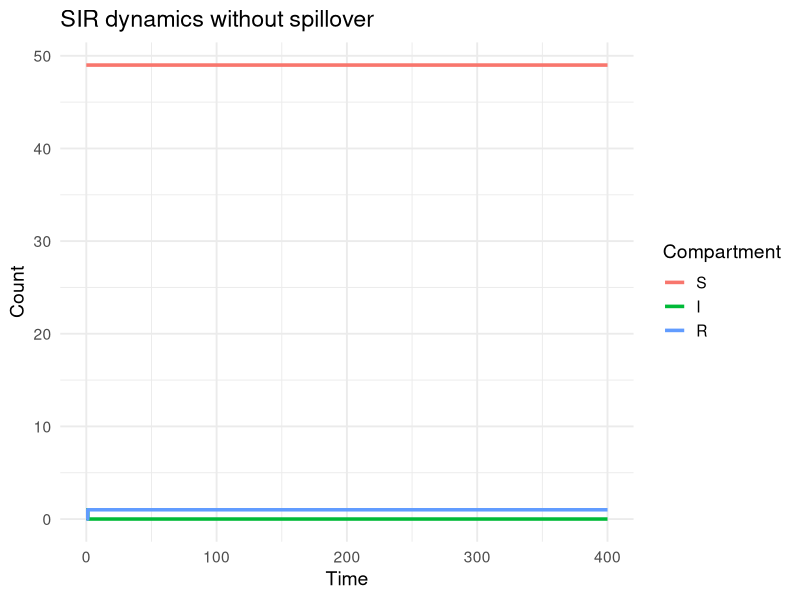

Generate this figure with R: (Note: this script raises an error after producing the figure.)

## Stochastic SIR simulation with spillover introductions
## Clinic on the Meaningful Modeling of Epidemiological Data
## International Clinics on Infectious Disease Dynamics and Data (ICI3D) Program
#
## Rebecca Borchering 2015 & 2018
## Reshma Kassanjee 2025
## Some Rights Reserved
## CC BY-NC 3.0 (http://creativecommons.org/licenses/by-nc/3.0/)

# In this tutorial you will use a Gillespie algorithm 
# implementation of an SIR model to explore the impact of
# introducing spillover infection events. 

# You will be asked to extend code - though we provide example
# solutions, we encourage you take the time to first try!  

library(tidyverse)

## PART 1: SIR 
## --------------------------------------------------------------------

# Context: We begin with a closed population of animals, with infection
# modelled to spread as per a stochastic SIR model. 

# Take some time to understand the implementation below. 

# Compartments:
# (S,I,R) = (susceptible, infectious, removed)

# Transitions:
# Event                           Change        	  	Rate
# Infection (S)                   (S,I,R)->(S-1,I+1,R)        	beta*I*S/N
# Recovery/Removal (I)            (S,I,R)->(S,I-1,R+1)         	gamma*I

## Function to step forward in time to next event and update states:

event_sir <- function(time, S, I, R, params, t_end, count.inf) {
  with(as.list(params), {
    N <- S+I+R
    
    rates <- c(
      infect = beta * I * S / N,
      recover = gamma * I
    )
    
    total_rate <- sum(rates)
    
    if (total_rate == 0) {
      
      event_time <- t_end
      
    } else {
      
      event_time <- time + rexp(1, total_rate)
      event_type <- sample(c("Infect", "Recover"), 1, prob = rates / total_rate)
      
      switch(event_type,
             "Infect" = {
               S <- S - 1
               I <- I + 1
               count.inf = count.inf+1
             },
             "Recover" = {
               I <- I - 1
               R <- R + 1
             })
    }
    
    return(data.frame(time = event_time, S = S, I = I, R = R, count.inf = count.inf))
  })
}

## Function to simulate states from time 0 to t_end:

simulate_sir <- function(t_end, y, params) {
  with(as.list(y), {
    
    count.inf <-  I
    ts <- data.frame(time = 0, S = S, I = I, R = R, count.inf = I)
    next_event <- ts
    
    while (next_event$time < t_end) {
      next_event <- event_sir(next_event$time, next_event$S, next_event$I, next_event$R, params, t_end, count.inf)
      ts <- rbind(ts, next_event)
    }
    
    return(ts)
  })
}

## Run the model for specified inputs:

pop <- 50                                 	# population size
params <- c(beta = 0.3, gamma = 0.1)    	# parameter values
final_time <- 400                       	# end time
y0 <- c(S = pop - 1, I = 1, R = 0)        	# initial state

ts1 <- simulate_sir(final_time, y0, params)

## And plot:

ts1_long <- (ts1 
             |> pivot_longer(cols = c(S, I, R), names_to = "Compartment", values_to = "count")
             |> mutate(Compartment = factor(Compartment, levels = c('S','I','R')))
)

ggplot(ts1_long, aes(x = time, y = count, color = Compartment)) +
  geom_step(linewidth = 1.2) +
  labs(title = "SIR dynamics without spillover", y = "Count", x = "Time") +
  theme_minimal(base_size = 14)

# Generate the data and produce the plot multiple times, by running the relevant
# lines above. What do you see?

## PART 2: SIR with spillover
## --------------------------------------------------------------------

# We now introduce the possibility of infections occurring in the
# population due to other exposures - for example, due to infected animals
# in some other maintenance population briefly entering the territory. 

# TASK 1: Make a copy of all the code presented for part 1 and modify it to 
# introduce spillover events - ADDCODE
# make functions event_sirspill and simulate_sirspill.
# More specifically, assume that, in addition to the transmission already 
# occurring, there is an additional rate of infection of susceptibles of 
# lambda*S/N (total rate). Here lambda is the rate at which, for example,
# animals from outside of the population manage to make contact 
# with animals in our population of interest. 

# When you are ready, scroll down to the bottom of the tutorial to find an
# example solution, and then move onto the next parts of the tutorial using it.

# Here are some hints if needed: 
#   Update the list of '## Transitions'
#   In the function event_sirspill, include a third event type 'Spillover'
#   Also try to include a counter for spillovers (count.spillovers) - 
#     this may prove handy if you get time to explore. 
#   To run the model, think about whether any of the inputs needs to change.


## PART 3: Explore patterns
## --------------------------------------------------------------------

# Let's compare outputs for different parameter values. .

# To make this easier, let's write a function that plots I over time,
#   showing several different possible trajectories, for a set of input 
#   parameter values

plot_sirspill <- function(nTraj = 16, params, final_time, y0){
  
  ts_collect <- list()
  for (ii in 1:nTraj){
    ts_collect[[ii]] <- simulate_sirspill(final_time, y0, params)
  }
  
  ts_collect_df <- (bind_rows(ts_collect, .id = "Simulation")
                    |> mutate(Simulation = factor(Simulation, levels = 1:nTraj))
  )
  
  gg <- ggplot(ts_collect_df, aes(x = time, y = I)) +
    geom_step(linewidth = 1.2) +
    facet_wrap(~Simulation) +
    labs(title = "I over time", y = "Count", x = "Time") +
    scale_x_continuous(breaks = NULL) +
    coord_cartesian(xlim=c(0, final_time)) +
    theme_minimal(base_size = 14)

  print(gg)
}

# We can now easily now easily plot trajectories - here we plot 
# 16 trajectories for a set of inputs

plot_sirspill(nTraj=16
	, params=c(beta = 0.3, gamma = 0.1,lambda = 0.01)
	, final_time=400
	, y0 = c(S = pop - 1, I = 1, R = 0)
)

# TASK 2: 
# Use the function plot_sirspill to compare outputs for different parameter
# values (specified below) and think about the patterns you see. Also think 
# about how the  patterns you see relate to R0 = beta/gamma, and, later in
# time, Reff = R0*S/N
# Pay attention to the scale of y-axis.

# Don't forget to erase your graphs every now and then using graphics.off().

# (1) 1 infected animal to begin, no spillover, with different beta and gamma values
# c(beta = 0.3, gamma = 0.1, lambda = 0.00), 400, c(S = pop - 1, I = 1, R = 0))
# versus 
# c(beta = 0.2, gamma = 0.2, lambda = 0.00), 400, c(S = pop - 1, I = 1, R = 0))

# (2) 0 infected animals to begin, with spillover, with different beta and gamma values 
# c(beta = 0.3, gamma = 0.1, lambda = 0.01), 400, c(S = pop, I = 0, R = 0))
# versus 
# c(beta = 0.2, gamma = 0.2, lambda = 0.01), 400, c(S = pop, I = 0, R = 0))

# (3) as for (2) but with a higher spillover rate
# c(beta = 0.3, gamma = 0.1, lambda = 0.04), 400, c(S = pop, I = 0, R = 0))
# versus 
# c(beta = 0.2, gamma = 0.2, lambda = 0.04), 400, c(S = pop, I = 0, R = 0))

# Lastly, would we have been able to study these patterns using 
# a deterministic model? If you have time, refer back to previous labs, 
# and try fit and plot a corresponding deterministic model. 

## PART 2: Solution 
## --------------------------------------------------------------------

## Our version of the functions for part 2 can be found in
## ICI3D_Ex1_StochasticSpillover_functions.R in the tutorials repo: 
## https://raw.githubusercontent.com/ICI3D/RTutorials/refs/heads/master/ICI3D_Ex1_StochasticSpillover_functions.R

# Compartments:
# (S,I,R) = (susceptible, infectious, removed)

# Transitions:
# Event                           Change        		 Rate
# Spillover (S)			  (S,I,R)->(S-1,I+1,R)		 lambda*S/N
# Infection (S)                   (S,I,R)->(S-1,I+1,R)           beta*I*S/N
# Recovery/Removal (I)            (S,I,R)->(S,I-1,R+1)           gamma*I


## Run the model for specified inputs:

params <- c(beta = 0.3, gamma = 0.1
            , lambda = 0.02)            	# parameter values
final_time <- 400                       	# end time
y0 <- c(S = pop - 1, I = 1, R = 0)        	# initial state

ts1 <- simulate_sirspill(final_time, y0, params)

## And plot:

ts1_long <- (ts1 
             |> pivot_longer(cols = c(S, I, R), names_to = "Compartment", values_to = "count")
             |> mutate(Compartment = factor(Compartment, levels = c('S','I','R')))
)

ggplot(ts1_long, aes(x = time, y = count, color = Compartment)) +
  geom_step(linewidth = 1.2) +
  labs(title = "SIR dynamics with spillover", y = "Count", x = "Time") +
  theme_minimal(base_size = 14)
